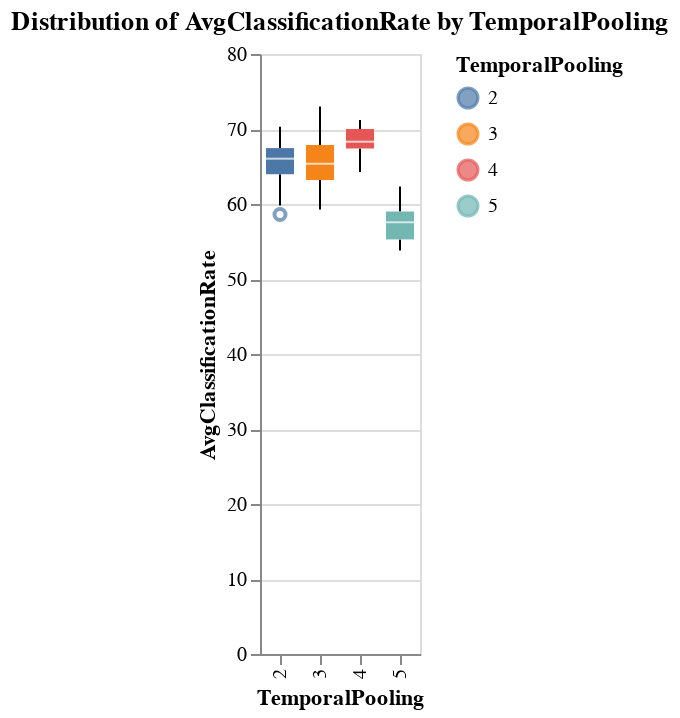

This figure's notebook cell:
### Code cell
chart = alt.Chart(df).mark_boxplot().encode(
    x='TemporalPooling:N',
    y='AvgClassificationRate:Q',
    color='TemporalPooling:N'
).properties(
    title='Distribution of AvgClassificationRate by TemporalPooling'
)
chart

### Figure 1 — Vega-Lite specification as saved in the notebook (floating-point values rounded to 4 significant figures; data arrays with more than 128 entries replaced by an {"elided": "..."} marker saying what was removed)
{"config": {"view": {"continuousWidth": 300, "continuousHeight": 300}}, "data": {"name": "data-f22db429f087b0b80f91725068073632"}, "mark": {"type": "boxplot"}, "encoding": {"color": {"field": "TemporalPooling", "type": "nominal"}, "x": {"field": "TemporalPooling", "type": "nominal"}, "y": {"field": "AvgClassificationRate", "type": "quantitative"}}, "title": "Distribution of AvgClassificationRate by TemporalPooling", "$schema": "https://vega.github.io/schema/vega-lite/v5.20.1.json", "datasets": {"data-f22db429f087b0b80f91725068073632": {"elided": "297 records"}}}
